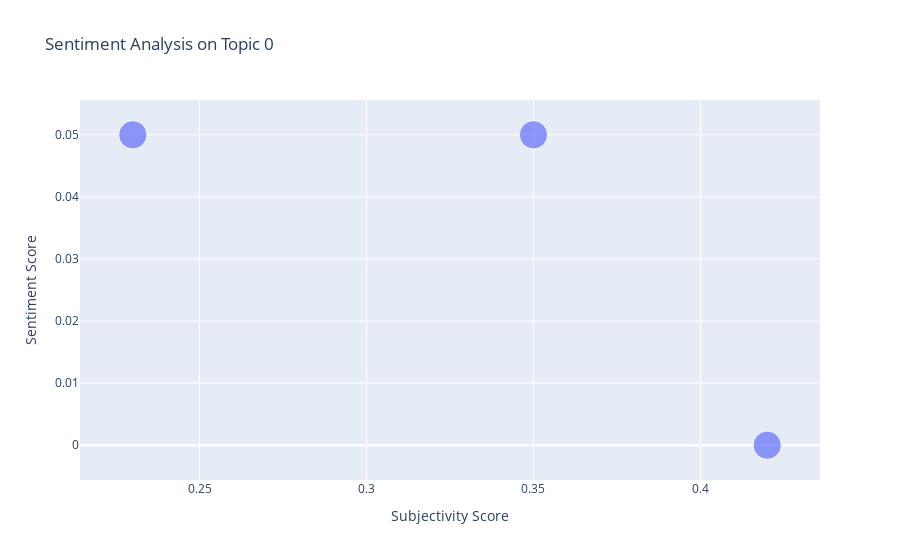
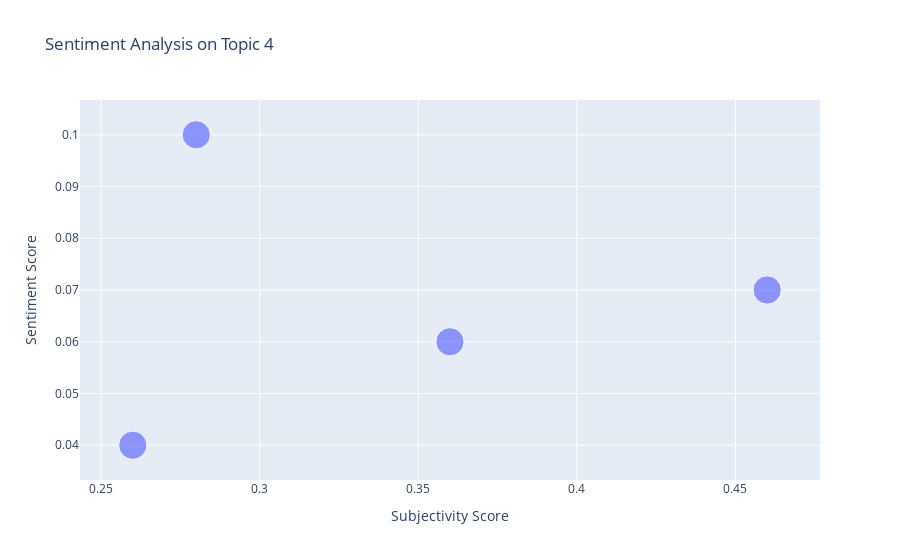

Notebook cell for these charts, in order:
### Markdown cell above
## Subjectivity vs Sentiment of Articles for a single topic

### Code cell
visualize_single_topic_subjectivity_vs_sentiment(df_main_topic, 0)

visualize_single_topic_subjectivity_vs_sentiment(df_main_topic, 4)

### Figure 1 — Plotly figure (JSON) as saved in the notebook; plotly's stock layout.template omitted (floating-point values rounded to 4 significant figures)
{"data": [{"hovertemplate": "<b>%{hovertext}</b><br><br>Subjectivity Score=%{x}<br>Sentiment Score=%{y}<br>Main Topic Score=%{marker.size}<extra></extra>", "hovertext": ["technofog.substac", "www.health.mil/Mi", "www.foxnews.com/u"], "legendgroup": "", "marker": {"color": "#636efa", "size": [0.9978, 0.9976, 0.9951], "sizemode": "area", "sizeref": 0.002494, "symbol": "circle"}, "mode": "markers", "name": "", "orientation": "v", "showlegend": false, "type": "scatter", "x": [0.35, 0.23, 0.42], "xaxis": "x", "y": [0.05, 0.05, 0], "yaxis": "y"}], "layout": {"legend": {"itemsizing": "constant", "tracegroupgap": 0}, "title": {"text": "Sentiment Analysis on Topic 0"}, "xaxis": {"anchor": "y", "domain": [0, 1], "title": {"text": "Subjectivity Score"}}, "yaxis": {"anchor": "x", "domain": [0, 1], "title": {"text": "Sentiment Score"}}}}

### Figure 2 — Plotly figure (JSON) as saved in the notebook; plotly's stock layout.template omitted (floating-point values rounded to 4 significant figures)
{"data": [{"hovertemplate": "<b>%{hovertext}</b><br><br>Subjectivity Score=%{x}<br>Sentiment Score=%{y}<br>Main Topic Score=%{marker.size}<extra></extra>", "hovertext": ["www.military.com/", "foxreno.com/news/", "abc7amarillo.com/", "komonews.com/news"], "legendgroup": "", "marker": {"color": "#636efa", "size": [0.9976, 0.9929, 0.9943, 0.9941], "sizemode": "area", "sizeref": 0.002494, "symbol": "circle"}, "mode": "markers", "name": "", "orientation": "v", "showlegend": false, "type": "scatter", "x": [0.46, 0.26, 0.28, 0.36], "xaxis": "x", "y": [0.07, 0.04, 0.1, 0.06], "yaxis": "y"}], "layout": {"legend": {"itemsizing": "constant", "tracegroupgap": 0}, "title": {"text": "Sentiment Analysis on Topic 4"}, "xaxis": {"anchor": "y", "domain": [0, 1], "title": {"text": "Subjectivity Score"}}, "yaxis": {"anchor": "x", "domain": [0, 1], "title": {"text": "Sentiment Score"}}}}
